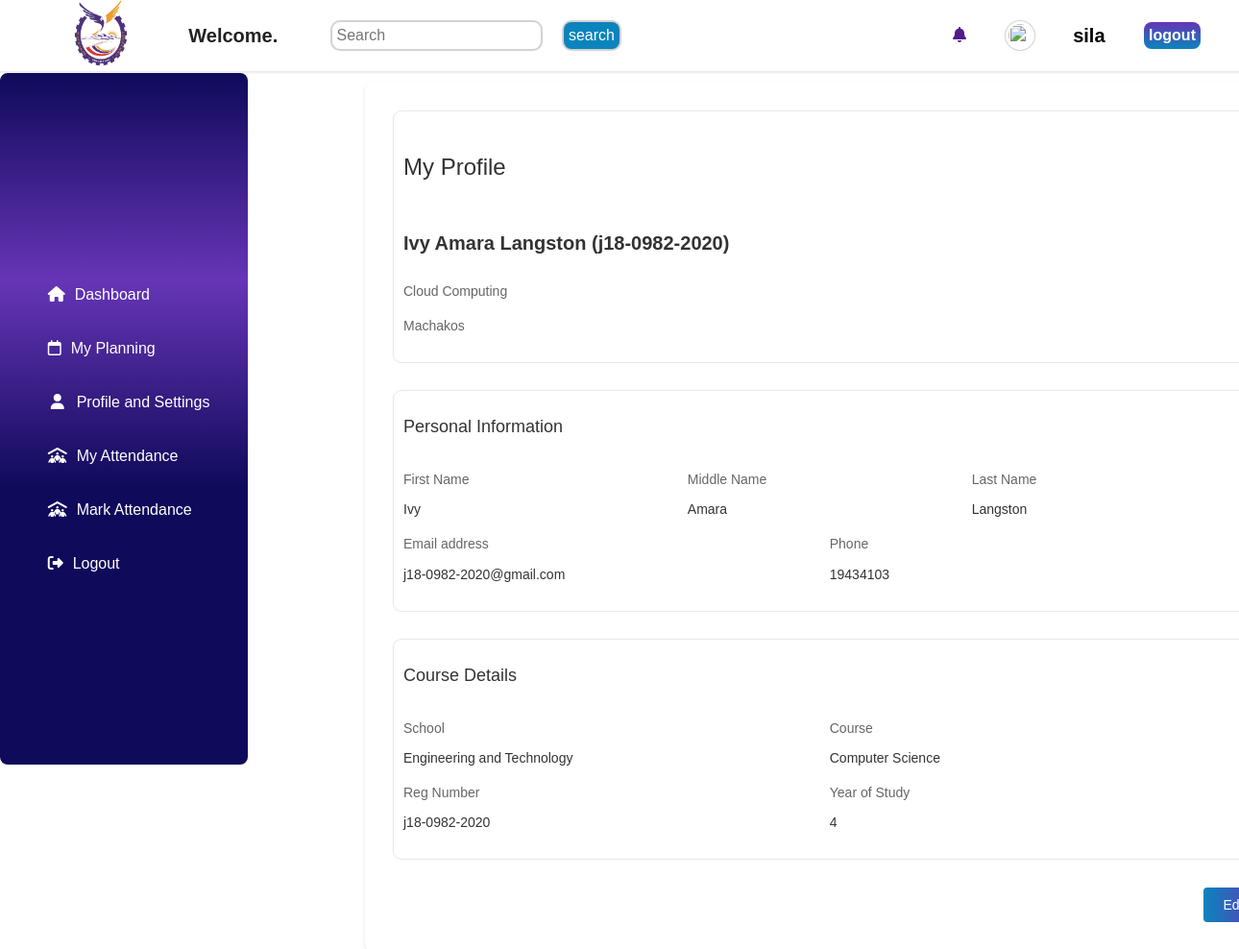
/profile/j18-0982-2020/ (signed in), run on an earlier commit of the app's database.
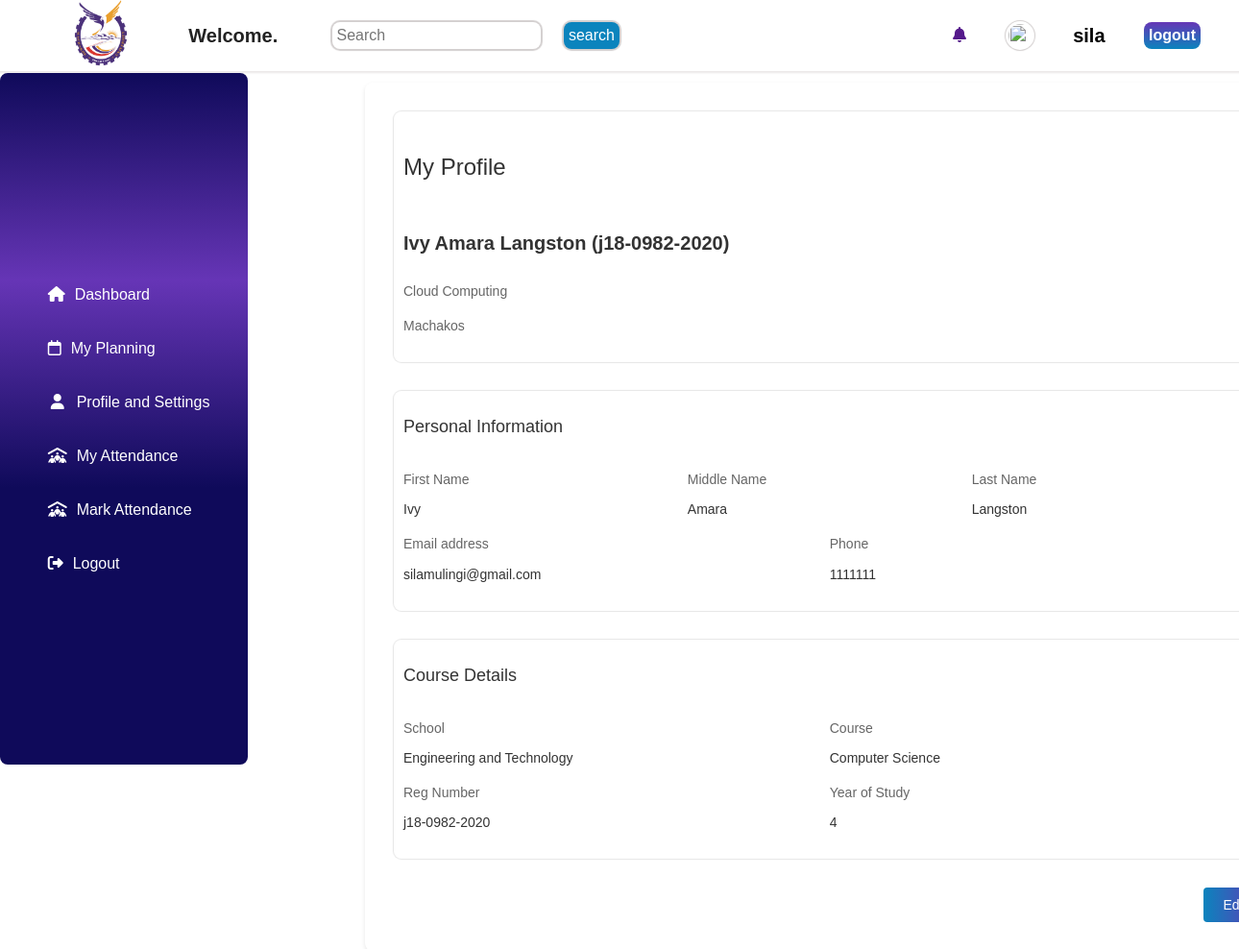
And on a later commit of the database.
### coreApp/models.py (models this page shows)
class StudentProfile(models.Model):
    first_name = models.CharField(max_length=256)  # null=False is default for CharField
    last_name = models.CharField(max_length=256)
    username = models.CharField(max_length=256, unique=True)
    course = models.CharField(max_length=200)
    phone = models.BigIntegerField(unique=True)
    email = models.EmailField(unique=False)
    password = models.CharField(max_length=256)
    middle_name = models.CharField(
        max_length=256,
        blank=True,  # Allows empty string in forms
        null=True,    # Allows NULL in database
        default=''    # Default value when not provided
    )
    ranking = models.CharField(max_length=256, blank=True, default='')
    image = models.ImageField(upload_to='student_photos', blank=True, null=True)
    def __str__(self):
        return f"{self.first_name} {self.middle_name} {self.last_name} ({self.username})"

### coreApp/views.py (the view)
# urls.py: path('profile/<str:username>/', views.Profile, name='profile'),
@login_required
def Profile(request, username):
    student = get_object_or_404(StudentProfile, username=username)
    context = {}
    context['student'] = student
    return render(request, 'profile.html', context)

### templates/profile.html
{% extends 'base.html' %}
{% load static %}
{% block content %}
    <div class="profile-container">
        <div class="profile-header">
            <h1>My Profile</h1>
                <div class="profile-info">
                    <div class="profile-name">
                        <h2>{{student}}</h2>
                        <p>{{student.course}}</p>
                        <p>Machakos</p>
                    </div>
                </div>
        </div>
        <div class="personal-info">
            <h2 class="section-title">Personal Information</h2>
            <div class="info-group">
                <div class="info-row">
                    <div class="info-label">First Name</div>
                    <div class="info-label">Middle Name</div>
                    <div class="info-label right">Last Name</div>
                </div>
                <div class="info-row">
                    <div class="info-value">{{student.first_name}}</div>
                    <div class="info-value">{{student.middle_name}}</div>
                    <div class="info-value">{{student.last_name}}</div>
                </div>
            </div>
            <div class="info-group">
                <div class="info-row">
                    <div class="info-label">Email address</div>
                    <div class="info-label">Phone</div>
                </div>
                <div class="info-row">
                    <div class="info-value">{{student.email}}</div>
                    <div class="info-value">{{student.phone}}</div>
                </div>
            </div>
        </div>
        <div class="address-section">
            <h2 class="section-title">Course Details</h2>
            <div class="info-group">
                <div class="info-row">
                    <div class="info-label">School</div>
                    <div class="info-label right">Course</div>
                </div>
                <div class="info-row">
                    <div class="info-value">Engineering and Technology</div>
                    <div class="info-value">Computer Science</div>
                </div>
            </div>
            <div class="info-group">
                <div class="info-row">
                    <div class="info-label">Reg Number</div>
                    <div class="info-label right">Year of Study</div>
                </div>
                <div class="info-row">
                    <div class="info-value">{{student.username}}</div>
                    <div class="info-value">4</div>
                </div>
            </div>
        </div>
        <a href="{% url 'profileUpdate' user.username %}" style="text-decoration: none;"><button class="edit-button">Edit</button></a>
    </div>
{% endblock content %}

What changed in the data, as far as the page shows it:
changed StudentProfile "Cloud Computing": email "j18-0982-2020@gmail.com" → "silamulingi@gmail.com"; phone "19434103" → "1111111"
